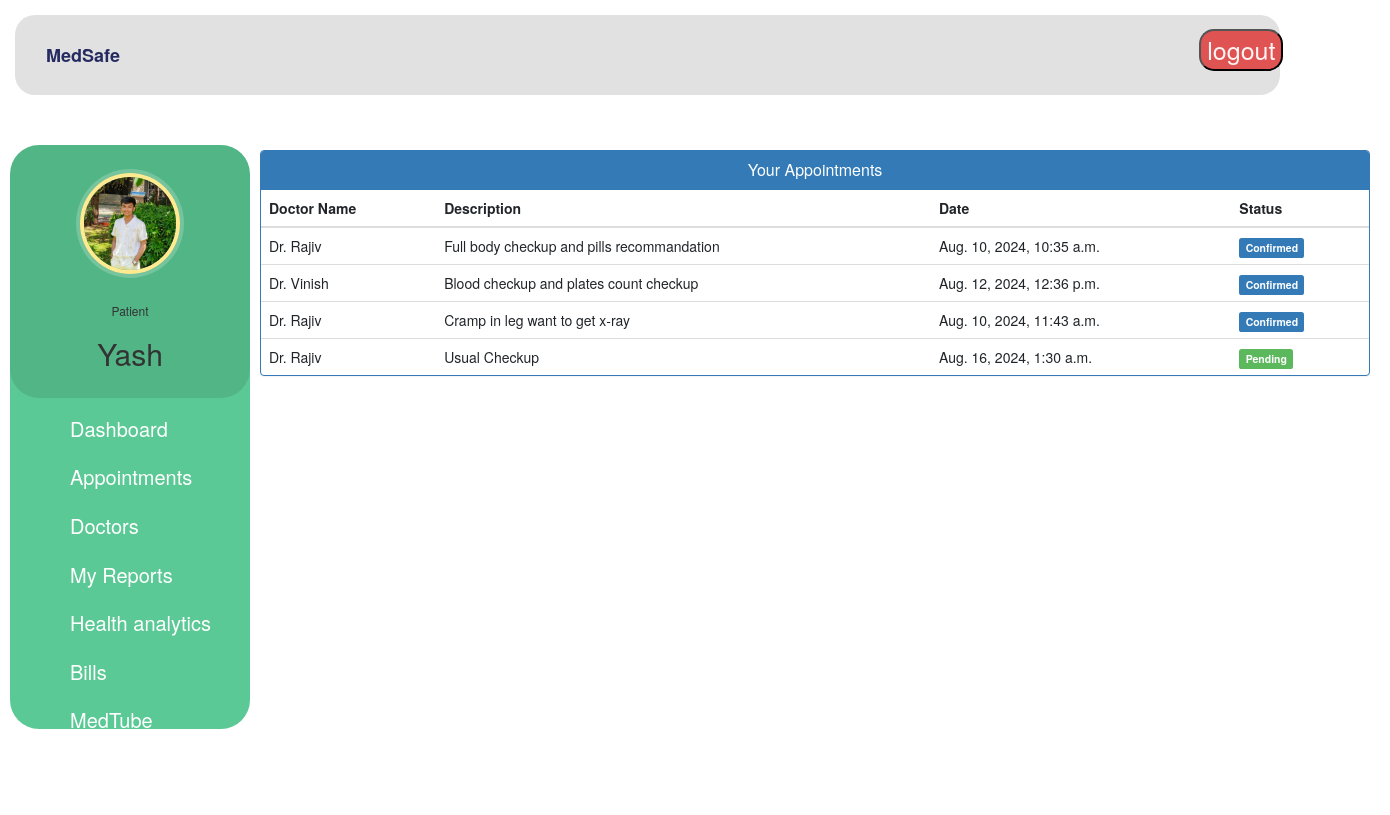
/patient-view-appointment (signed in), run on the app's committed database.
### hospital/models.py (models this page shows, shortened)
class Patient(models.Model):
    user=models.OneToOneField(User,on_delete=models.CASCADE)
    profile_pic= models.ImageField(upload_to='profile_pic/PatientProfilePic/',null=True,blank=True)
    address = models.CharField(max_length=40)
    mobile = models.CharField(max_length=20,null=False)
    symptoms = models.CharField(max_length=100,null=False)
    assignedDoctorId = models.PositiveIntegerField(null=True)
    admitDate=models.DateField(auto_now=True)
    status=models.BooleanField(default=False)

class Appointment(models.Model):
    patientId=models.PositiveIntegerField(null=True)
    doctorId=models.PositiveIntegerField(null=True)
    patientName=models.CharField(max_length=40,null=True)
    doctorName=models.CharField(max_length=40,null=True)
    appointmentDate=models.DateTimeField(auto_now=False,auto_now_add=False)
    description=models.TextField(max_length=500)
    status=models.BooleanField(default=False)

### hospital/views.py (the view)
# urls.py: path('patient-view-appointment', views.patient_view_appointment_view,name='patient-view-appointment'),
@login_required(login_url='patientlogin')
@user_passes_test(is_patient)
def patient_view_appointment_view(request):
    patient=models.Patient.objects.get(user_id=request.user.id) #for profile picture of patient in sidebar
    appointments=models.Appointment.objects.all().filter(patientId=request.user.id)
    return render(request,'hospital/patient_view_appointment.html',{'appointments':appointments,'patient':patient})

### hospital/views.py (called while the page is built)
def is_patient(user):
    return user.groups.filter(name='PATIENT').exists()

### templates/hospital/patient_view_appointment.html (shortened to what this page needs)
{% extends 'hospital/patient_base.html' %}
{% block content %}
<head>
  <link href="//netdna.bootstrapcdn.com/bootstrap/3.0.0/css/bootstrap.min.css" rel="stylesheet" id="bootstrap-css">
</head>
<div class="container">
  <div class="panel panel-primary">
    <div class="panel-heading">
      <h6 class="panel-title">Your Appointments</h6>
    </div>
    <table class="table table-hover" id="dev-table">
      <thead>
        <tr>
          <th>Doctor Name</th>
          <th>Description</th>
          <th>Date</th>
          <th>Status</th>
        </tr>
      </thead>
      {% for a in appointments %}
      <tr>
        <td> {{a.doctorName}}</td>
        <td>{{a.description}}</td>
        <td>{{a.appointmentDate}}</td>
        {%if a.status%}
        <td> <span class="label label-primary">Confirmed</span></td>
        {% else %}
        <td> <span class="label label-success">Pending</span></td>
        {% endif %}
      </tr>
      {% endfor %}
    </table>
  </div>
</div>
{% endblock content %}

### templates/hospital/patient_base.html (shortened to what this page needs)
<!DOCTYPE html>
{% load static %}
<html lang="en">
<head>
  <link rel="stylesheet" href="https://stackpath.bootstrapcdn.com/bootstrap/4.3.1/css/bootstrap.min.css">
  <link rel="stylesheet" href="https://maxcdn.bootstrapcdn.com/font-awesome/4.7.0/css/font-awesome.min.css">
</head>
<body>
  <nav class="menu" tabindex="0">
    <header class="avatar">
      <img src="{% static patient.profile_pic.url %}" alt="Profile Pic" />
      <br><br>
      <h6>Patient</h6>
      <h2>{{request.user.first_name}}</h2>
    </header>
    <ul>
      <li tabindex="0" style="font-size: 20px;" class="icon-dashboard"> <a style="color:white; text-decoration:none;" href="/patient-dashboard"><span>Dashboard</span></a> </li>
      <li tabindex="0" style="font-size: 20px;" class="icon-calendar"> <a style="color:white; text-decoration:none;" href="/patient-appointment"><span>Appointments</span></a></li>
      <li tabindex="0" style="font-size: 20px;" class="icon-users"> <a style="color:white; text-decoration:none;" href="/patient-view-doctor"><span>Doctors</span></a></li>
      <li tabindex="0" style="font-size: 20px;" class="icon-users"> <a style="color:white; text-decoration:none;" href="/patient-reports"><span>My Reports</span></a></li>
      <li tabindex="0" style="font-size: 20px;" class="icon-users"> <a style="color:white; text-decoration:none;" href="/patient-graph"><span>Health analytics</span></a></li>
      <li tabindex="0" style="font-size: 20px;" class="icon-users"> <a style="color:white; text-decoration:none;" href="/patient-discharge"><span>Bills</span></a></li>
      <li tabindex="0" style="font-size: 20px;" class="icon-users"> <a style="color:white; text-decoration:none;" href="/patient_medtube"><span>MedTube</span></a></li>
      <li tabindex="0" style="font-size: 20px;" class="icon-users"> <a style="color:white; text-decoration:none;" href="/chat_bot"><span>MedBot Ai</span></a></li>
      <li tabindex="0" style="font-size: 20px;" class="icon-users"> <a style="color:white; text-decoration:none;" href="/patient-chat-view"><span>1-1 Chat</span></a></li>
    </ul>
  </nav>
  <main>
    <div class="bs-example">
      <nav class="navbar navbar-expand-md  navbar-dark fixed-top">
        <a href="/patient-dashboard" class="navbar-brand" style="color: #252B61;" style="font-size: 25px;">MedSafe</a>
        <div class="collapse navbar-collapse justify-content-between" id="navbarCollapse">
          <div class="navbar-nav" style=" margin-left: 95%;">
            <form method="post" action="logout/">
              <button type="submit" class="logout">logout</button>
          </form>
          </div>
        </div>
      </nav>
    </div>
    <br><br>
    {% block content %}
    {% endblock content %}
    <br><br><br><br><br><br><br>
  </main>
</body>
</html>

### templates/hospital/patient_base.html (style rules this page uses)
a:link { text-decoration: none; }
a { color: white; }
body { padding-left: 240px; }
main { position: relative; height: 100vh; }
.menu { background: #5bc995; border-radius: 29px; height: 73vh; width: 240px; position: fixed; top: 145px; margin-left: 10px; left: 0; z-index: 5; outline: none; }
.menu .avatar { background: rgba(0, 0, 0, 0.1); padding: 2em 0.5em; text-align: center; border-radius: 29px; }
.menu .avatar img { width: 100px; border-radius: 50%; overflow: hidden; border: 4px solid #ffea92; box-shadow: 0 0 0 4px rgba(255, 255, 255, 0.2); }
.menu .avatar h2 { font-weight: normal; margin-bottom: 0; }
.menu ul { list-style: none; padding: 0.5em 0; margin: 0; }
.menu ul li { padding: 0.5em 1em 0.5em 3em; font-size: 0.95em; font-weight: regular; background-repeat: no-repeat; background-position: left 15px center; background-size: auto 20px; transition: all 0.15s linear; cursor: pointer; }
.menu ul li.icon-dashboard { background-image: url("http://www.entypo.com/images//gauge.svg"); }
.menu ul li.icon-users { background-image: url("http://www.entypo.com/images//users.svg"); }
.menu ul li.icon-calendar { background-image: url("http://www.entypo.com/images//calendar.svg"); }
.bs-example { width: 110%; height: 80px; background-color: #E1E1E1; border-radius: 20px; margin: 15px; position: relative; right: 240px; }
.navbar-brand { margin-top: 8.5px; margin-left: 5px ; font-weight: 800; }
.logout { background-color: #e05353; color: rgb(255, 244, 244); border-radius: 15px; font-size: 25px; }

### templates/hospital/patient_view_appointment.html (style rules this page uses)
a:link { text-decoration: none; }
h6 { text-align: center; }

### data on the page
Patient: profile_pic (picture)
Appointment: doctorName "Dr. Rajiv", description "Full body checkup and pills recommandation", appointmentDate "Aug. 10, 2024, 10:35 a.m.", status "Confirmed"
Appointment: doctorName "Dr. Vinish", description "Blood checkup and plates count checkup", appointmentDate "Aug. 12, 2024, 12:36 p.m.", status "Confirmed"
Appointment: doctorName "Dr. Rajiv", description "Cramp in leg want to get x-ray", appointmentDate "Aug. 10, 2024, 11:43 a.m.", status "Confirmed"
Appointment: doctorName "Dr. Rajiv", description "Usual Checkup", appointmentDate "Aug. 16, 2024, 1:30 a.m.", status "Pending"

### other printed values
{{ request.user.first_name }} "Yash"
